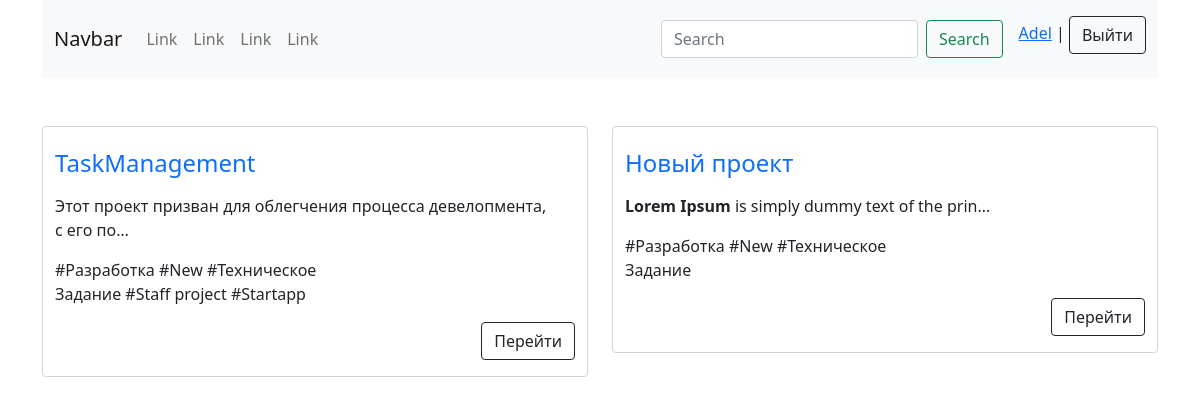
/Adel (signed in), run on the app's committed database.
### mainapp/models.py (models this page shows, shortened)
class Project(models.Model):
    user = models.ForeignKey(User, on_delete=models.CASCADE, verbose_name='Пользователь')
    name = models.CharField(max_length=120, verbose_name='Название')
    slug = models.SlugField(unique=True)
    description = RichTextField(verbose_name='Описание')
    photo = models.ImageField(upload_to='photos/', null=True, blank=True, verbose_name='Фото')
    file = models.FileField(upload_to='files/', null=True, blank=True, verbose_name='Файлы')
    started = models.DateTimeField(auto_now_add=True, verbose_name='Начало')
    ended = models.DateTimeField(blank=True, null=True, verbose_name='Закончился')
    deadline = models.DateField(verbose_name='Дедлайн до')
    tags = models.ManyToManyField(Tag, verbose_name='Теги')
    class Meta:
        verbose_name = 'Проект'
        verbose_name_plural = 'Проекты'
    def get_absolute_url(self):
        return reverse('mainapp:proj_details', kwargs={'slug': self.slug})

class Tag(models.Model):
    tag = models.CharField(max_length=120)
    def __str__(self):
        return self.tag
    class Meta:
        verbose_name = 'Тег'
        verbose_name_plural = 'Теги'

### mainapp/views.py (the view)
# urls.py: path('<slug:slug>', UserProjectListView.as_view(), name='user_proj'),
class UserProjectListView(ListView):
    template_name = 'mainapp/index/user_project.html'
    model = User
    context_object_name = 'projects'
    def get_queryset(self):
        user = get_object_or_404(User, username=self.kwargs.get('slug'))
        projects = user.project_set.all()
        return projects

### templates/mainapp/index/user_project.html
{% extends 'mainapp/base.html' %}
{% block content %}
<div class="container">
    <div class="row">
        {% if projects %}
        {% for project in projects %}
        <div class="col-sm-6">
            <div class="form-control user-projects mt-5">
                <a style="text-decoration: none;" href="{{ project.get_absolute_url }}"><h4 class="mt-3">{{ project.name }}</h4></a>
                <p>{{ project.description|safe|truncatechars:70 }}</p>
                <p class="project-tags">{% for t in project.tags.all|slice:':5' %} #{{t}} {% endfor %}</p>
                <a class="btn btn-outline-dark float-end" href="{{ project.get_absolute_url }}">Перейти</a><br><br>
            </div>
        </div>
        {% endfor %}
        {% else %}
            <div class="text-center" style="margin-top: 300px;">
                <h1>Здесь пока ничего нет</h1>
            </div>
        {% endif %}
    </div>
</div>
{% endblock %}

### templates/mainapp/base.html (shortened to what this page needs)
{% load static %}
<!DOCTYPE html>
<html lang="en">
<head>
    <link rel="stylesheet" href="{% static 'css/style.css' %}">
    <link href="{% static 'fontawesomefree/css/fontawesome.css' %}" rel="stylesheet" type="text/css">
    <link href="{% static 'fontawesomefree/css/brands.css' %}" rel="stylesheet" type="text/css">
    <link href="{% static 'fontawesomefree/css/solid.css' %}" rel="stylesheet" type="text/css">
    <link href="https://cdn.jsdelivr.net/npm/bootstrap@5.0.2/dist/css/bootstrap.min.css" rel="stylesheet">
</head>
<body>
    {% block header %}
    <header>
        <div class="container">
            <nav class="navbar navbar-expand-lg navbar-light bg-light">
                <div class="container-fluid">
                  <a class="navbar-brand" href="{% url 'mainapp:main' %}">Navbar</a>
                  <div class="collapse navbar-collapse" id="navbarSupportedContent">
                    <ul class="navbar-nav me-auto mb-2 mb-lg-0">
                      <li class="nav-item">
                        <a class="nav-link" href="#">Link</a>
                      </li>
                      <li class="nav-item">
                        <a class="nav-link" href="#">Link</a>
                      </li>
                      <li class="nav-item">
                        <a class="nav-link" href="#">Link</a>
                      </li>
                      <li class="nav-item">
                        <a class="nav-link" href="#">Link</a>
                      </li>
                    </ul>
                    <form class="d-flex me-3">
                      <input class="form-control me-2" type="search" placeholder="Search" aria-label="Search">
                      <button class="btn btn-outline-success" type="submit">Search</button>
                    </form>
                    <p class="mt-2"><a href="{% url 'mainapp:user_proj' user.username %}">{{ user.username }}</a> | <a class="btn btn-outline-dark" href="{% url 'authentication:logout' %}">Выйти</a></p>
                  </div>
                </div>
              </nav>
        </div>
    </header>
    {% endblock %}
    {% block content %}{% endblock %}
</body>
</html>

### static/css/style.css (style rules this page uses)
.user-projects p { max-width: 500px; }
.user-projects .project-tags { max-width: 300px; }

### data on the page
Project: name "TaskManagement", description "Этот проект призван для облегчения процесса девелопмента, с его по…"
Tag: tag "Разработка"
Tag: tag "New"
Tag: tag "Техническое Задание"
Tag: tag "Staff project"
Tag: tag "Startapp"
Project: name "Новый проект", description "Lorem Ipsum is simply dummy text of the prin…"

### other printed values
{{ user.username }} "Adel"
